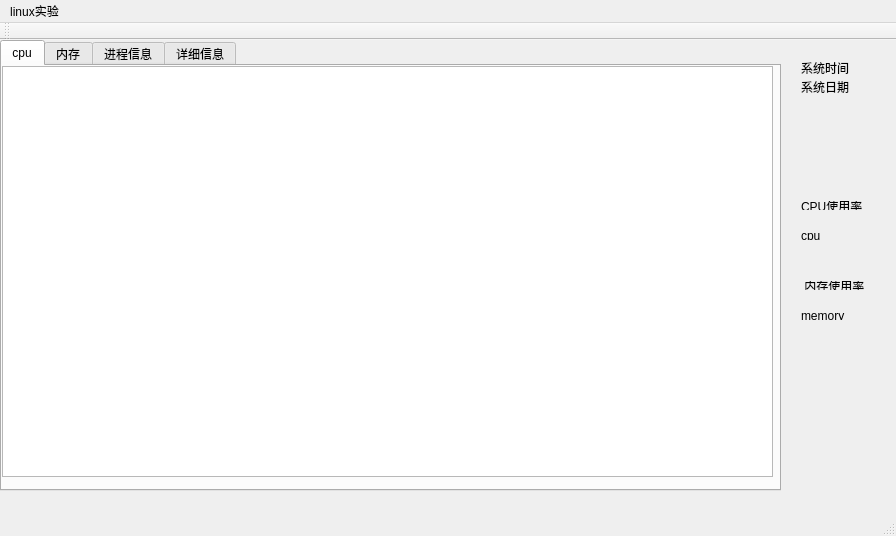
<?xml version="1.0" encoding="UTF-8"?>
<ui version="4.0">
 <class>MainWindow</class>
 <widget class="QMainWindow" name="MainWindow">
  <property name="geometry">
   <rect>
    <x>0</x>
    <y>0</y>
    <width>896</width>
    <height>536</height>
   </rect>
  </property>
  <property name="sizePolicy">
   <sizepolicy hsizetype="Preferred" vsizetype="Preferred">
    <horstretch>0</horstretch>
    <verstretch>0</verstretch>
   </sizepolicy>
  </property>
  <property name="minimumSize">
   <size>
    <width>0</width>
    <height>0</height>
   </size>
  </property>
  <property name="baseSize">
   <size>
    <width>0</width>
    <height>0</height>
   </size>
  </property>
  <property name="windowTitle">
   <string>MainWindow</string>
  </property>
  <widget class="QWidget" name="centralWidget">
   <widget class="QWidget" name="gridLayoutWidget_2">
    <property name="geometry">
     <rect>
      <x>790</x>
      <y>10</y>
      <width>101</width>
      <height>54</height>
     </rect>
    </property>
    <layout class="QGridLayout" name="gridLayout_3">
     <item row="1" column="0">
      <widget class="QLabel" name="datelabel">
       <property name="text">
        <string>系统时间</string>
       </property>
      </widget>
     </item>
     <item row="2" column="0">
      <widget class="QLabel" name="timelabel">
       <property name="text">
        <string>系统日期</string>
       </property>
      </widget>
     </item>
    </layout>
   </widget>
   <widget class="QTabWidget" name="tabWidget">
    <property name="geometry">
     <rect>
      <x>0</x>
      <y>0</y>
      <width>781</width>
      <height>451</height>
     </rect>
    </property>
    <property name="currentIndex">
     <number>0</number>
    </property>
    <widget class="QWidget" name="tab1">
     <attribute name="title">
      <string>cpu</string>
     </attribute>
     <widget class="QTableWidget" name="tableWidget_cpu">
      <property name="geometry">
       <rect>
        <x>0</x>
        <y>0</y>
        <width>771</width>
        <height>411</height>
       </rect>
      </property>
     </widget>
    </widget>
    <widget class="QWidget" name="tab2">
     <attribute name="title">
      <string>内存</string>
     </attribute>
     <widget class="QTableWidget" name="tableWidget_mem">
      <property name="geometry">
       <rect>
        <x>0</x>
        <y>0</y>
        <width>771</width>
        <height>411</height>
       </rect>
      </property>
     </widget>
    </widget>
    <widget class="QWidget" name="tab3">
     <attribute name="title">
      <string>进程信息</string>
     </attribute>
     <widget class="QTableWidget" name="tableWidget_pro">
      <property name="geometry">
       <rect>
        <x>0</x>
        <y>0</y>
        <width>771</width>
        <height>411</height>
       </rect>
      </property>
     </widget>
    </widget>
    <widget class="QWidget" name="tab4">
     <attribute name="title">
      <string>详细信息</string>
     </attribute>
     <widget class="QTableWidget" name="tableWidget_com">
      <property name="geometry">
       <rect>
        <x>0</x>
        <y>0</y>
        <width>771</width>
        <height>411</height>
       </rect>
      </property>
     </widget>
    </widget>
   </widget>
   <widget class="QWidget" name="gridLayoutWidget_3">
    <property name="geometry">
     <rect>
      <x>790</x>
      <y>150</y>
      <width>101</width>
      <height>31</height>
     </rect>
    </property>
    <layout class="QGridLayout" name="gridLayout_4">
     <item row="0" column="0">
      <widget class="QLabel" name="datelabel_2">
       <property name="text">
        <string>CPU使用率</string>
       </property>
      </widget>
     </item>
    </layout>
   </widget>
   <widget class="QWidget" name="gridLayoutWidget_4">
    <property name="geometry">
     <rect>
      <x>790</x>
      <y>180</y>
      <width>101</width>
      <height>31</height>
     </rect>
    </property>
    <layout class="QGridLayout" name="gridLayout_5">
     <item row="1" column="0">
      <widget class="QLabel" name="cpu_usage">
       <property name="text">
        <string>cpu</string>
       </property>
      </widget>
     </item>
    </layout>
   </widget>
   <widget class="QWidget" name="gridLayoutWidget_5">
    <property name="geometry">
     <rect>
      <x>790</x>
      <y>230</y>
      <width>101</width>
      <height>31</height>
     </rect>
    </property>
    <layout class="QGridLayout" name="gridLayout_6">
     <item row="0" column="0">
      <widget class="QLabel" name="datelabel_3">
       <property name="text">
        <string> 内存使用率</string>
       </property>
      </widget>
     </item>
    </layout>
   </widget>
   <widget class="QWidget" name="gridLayoutWidget_6">
    <property name="geometry">
     <rect>
      <x>790</x>
      <y>260</y>
      <width>101</width>
      <height>31</height>
     </rect>
    </property>
    <layout class="QGridLayout" name="gridLayout_7">
     <item row="1" column="0">
      <widget class="QLabel" name="mem_usage">
       <property name="text">
        <string>memory</string>
       </property>
      </widget>
     </item>
    </layout>
   </widget>
  </widget>
  <widget class="QMenuBar" name="menuBar">
   <property name="geometry">
    <rect>
     <x>0</x>
     <y>0</y>
     <width>896</width>
     <height>28</height>
    </rect>
   </property>
   <widget class="QMenu" name="menulinux">
    <property name="title">
     <string>linux实验</string>
    </property>
   </widget>
   <addaction name="menulinux"/>
  </widget>
  <widget class="QToolBar" name="mainToolBar">
   <attribute name="toolBarArea">
    <enum>TopToolBarArea</enum>
   </attribute>
   <attribute name="toolBarBreak">
    <bool>false</bool>
   </attribute>
  </widget>
  <widget class="QStatusBar" name="statusBar"/>
 </widget>
 <layoutdefault spacing="6" margin="11"/>
 <resources/>
 <connections/>
</ui>
